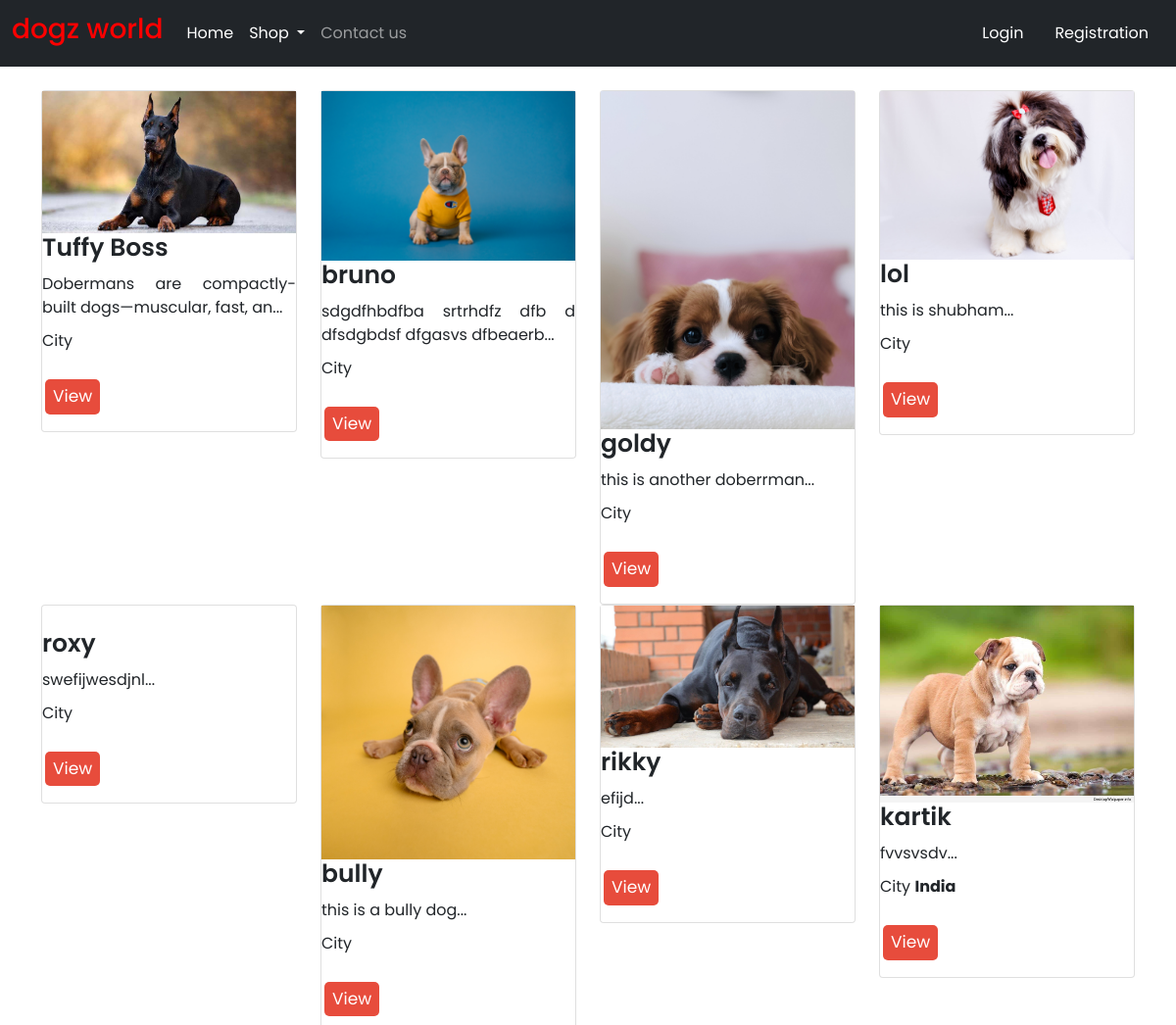
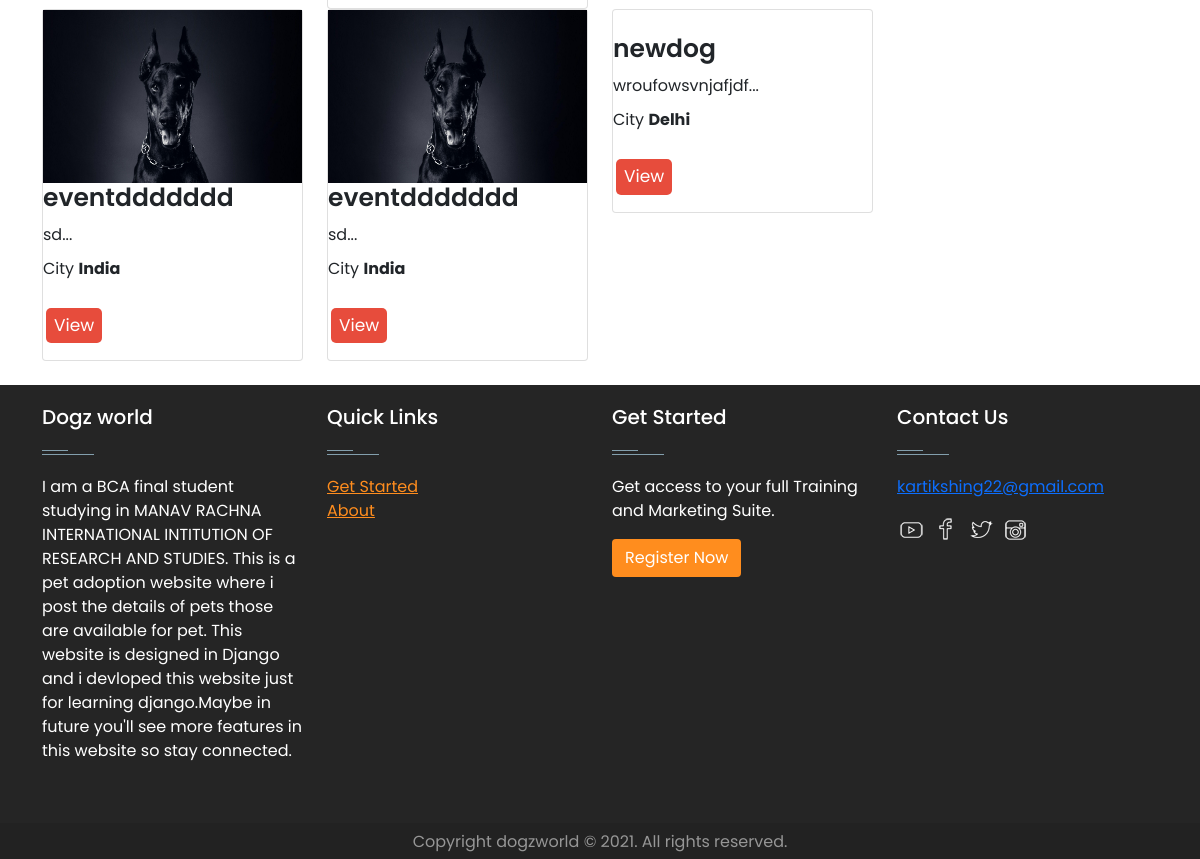
The page /allcategories/Doberman on the database its author committed (2 pictures, top to bottom).
### home/models.py (models this page shows, shortened)
class Dog(models.Model):
    product_id=models.AutoField
    name=models.CharField(max_length=50, default="")
    category= models.CharField(max_length=50, choices = breed)
    user_name= models.CharField(max_length=50, default="")
    age=models.IntegerField(default="")
    desc=models.CharField(max_length=300000, default="")
    pub_date=models.DateField(default=timezone.now)
    phone_number=models.IntegerField(max_length=13, default="+91")
    address=models.CharField(max_length=200, default="")
    city=models.CharField(max_length=50, choices = state)
    image=models.ImageField(upload_to="myimage", default="")

### home/views.py (the view)
# urls.py: path("allcategories/<slug:category>",views.allcategories,name="Allcategories"),
def allcategories(request, category):
    category = Dog.objects.filter(category=category)
    return render(request,"allcategories.html",{'category':category})

### templates/allcategories.html (shortened to what this page needs)
{% extends 'base.html' %}
{% block body %}
{% load static%}
<div class="container my-4">
<div class="row">
    {% for i in category %}
    <div class="col-sm-12 col-lg-3 col-md-4">
    <div class="card">
      <div class="img"><img src="/media/{{i.image}}" width="100%" alt=""></div>
      <div class="content">
        <h5 class="title" id="namepr{{i.id}}">{{i.name}}</h5>
        <p>{{i.desc|slice:"0:53"}}...</p>
        <p>City <b>{{i.city}}</b></p>
        <div class="btn">
          <a href="/product/{{i.id}}"><button  class="cart">View</button></a>
        </div>
      </div>
    </div>
    </div>
    {% endfor %}
</div>
</div>
{% endblock body %}

### templates/base.html (shortened to what this page needs)
{% load static%}
<!doctype html>
<html lang="en">
<head>
  <link rel="stylesheet" href="{% static 'style/owl.carousel.min.css' %}">
  <link rel="stylesheet" href="{% static 'style/all.min.css' %}">
  <Link rel="stylesheet" href=" {% static 'style/css.css' %}">
  <link rel="stylesheet" href=" {% static '/style/mystyle.css' %}">
  <link href="{% static 'style/bootstrap.min.css' %}" rel="stylesheet">
</head>
<body>
  <nav class="navbar navbar-expand-lg navbar-dark bg-dark">
    <div class="container-fluid">
      <a class="navbar-brand" href="/index" style="max-width: 20%; height:22%; ">
        <h3 style="color:red">dogz world</h3>
      </a>
      <div class="collapse navbar-collapse" id="navbarSupportedContent">
        <ul class="navbar-nav me-auto mb-2 mb-lg-0">
          <li class="nav-item">
            <a class="nav-link active" aria-current="page" href="/index">Home</a>
          </li>
          <li class="nav-item dropdown">
             <a class="nav-link dropdown-toggle text-white" href="#" id="electronicsDropdown" role="button" data-bs-toggle="dropdown" aria-expanded="false">
              Shop
             </a>
           </li>
          <li class="nav-item">
            <a class="nav-link" href="/contact">Contact us</a>
          </li>
        </ul>
        <div>
          <ul class="navbar-nav me-auto mb-2 mb-lg-0">
            {% if request.user.is_authenticated %}
           <li class="nav-item dropdown mx-2">
              <a class="nav-link dropdown-toggle text-white" href="#" id="profileDropdown" role="button" data-bs-toggle="dropdown" aria-expanded="false">
                {{request.user.username|capfirst}}
              </a>
              <ul class="dropdown-menu" aria-labelledby="profileDropdown">
                <li><a class="dropdown-item" href="{% url 'profile' %}">Profile</a></li>
                <li><a class="dropdown-item" href="{% url 'orders' %}">Orders</a></li>
                <li><a class="dropdown-item" href="{% url 'passwordchange' %}">Change Password</a></li>
                <li><a class="dropdown-item" href="{% url 'logout' %}">Logout</a></li>
              </ul>
            </li>
            <li class="nav-item mx-2">
             <a href="{% url 'showcart' %}" class="nav-link text-white"><span class="badge bg-danger">{{totalitem}}</span> Cart </a>
            </li>
            {% else %}
            <li class="nav-item mx-2">
             <a href="{% url 'login' %}" class="nav-link text-white">Login</a>
            </li>
            <li class="nav-item mx-2">
             <a href="{% url 'customerregistration' %}" class="nav-link text-white">Registration</a>
            </li>
            {% endif %}
          </ul>
         </div>
      </div>
    </div>
  </nav>
<link rel="stylesheet" href=" {% static 'style/css.css' %}">
  {% block body %}
  {% endblock body %}
  <footer id="footer" class="footer-1">
    <div class="main-footer widgets-dark typo-light">
      <div class="container">
        <div class="row">
          <div class="col-xs-12 col-sm-6 col-md-3">
            <div class="widget subscribe no-box">
              <h5 class="widget-title">Dogz world<span></span></h5>
              <p>I am a BCA final student studying in MANAV RACHNA INTERNATIONAL INTITUTION OF RESEARCH AND STUDIES.
                This is a pet adoption website where i post the details of pets those are available for pet. This
                website is designed in Django and i devloped this website just for learning django.Maybe in future
                you'll see more features in this website so stay connected. </p>
            </div>
          </div>
          <div class="col-xs-12 col-sm-6 col-md-3">
            <div class="widget no-box">
              <h5 class="widget-title">Quick Links<span></span></h5>
              <ul class="thumbnail-widget">
                <li>
                  <div class="thumb-content"><a href="/register">Get Started</a></div>
                </li>
                <li>
                  <div class="thumb-content"><a href="/about">About</a></div>
                </li>
              </ul>
            </div>
          </div>
          <div class="col-xs-12 col-sm-6 col-md-3">
            <div class="widget no-box">
              <h5 class="widget-title">Get Started<span></span></h5>
              <p>Get access to your full Training and Marketing Suite.</p>
              <a class="btn dw" href="/register" target="_blank">Register Now</a>
            </div>
          </div>
          <div class="col-xs-12 col-sm-6 col-md-3">
            <div class="widget no-box">
              <h5 class="widget-title">Contact Us<span></span></h5>
              <p><a href="mailto:kartikshing22@gmail.com" title="glorythemes">kartikshing22@gmail.com</a></p>
              <ul class="social-footer2">
                <li class=""><a title="youtube" target="_blank" href="https://www.youtube.com/"><img alt="youtube"
                      width="30" height="30"
></a>
                </li>
                <li class=""><a href="https://www.facebook.com/" target="_blank" title="Facebook"><img alt="Facebook"
                      width="30" height="30"
></a>
                </li>
                <li class=""><a href="https://twitter.com" target="_blank" title="Twitter"><img alt="Twitter" width="30"
                      height="30"
></a>
                </li>
                <li class=""><a title="instagram" target="_blank" href="https://www.instagram.com/"><img alt="instagram"
                      width="30" height="30"
></a>
                </li>
              </ul>
            </div>
          </div>
        </div>
      </div>
    </div>
    <div class="footer-copyright">
      <div class="container">
        <div class="row">
          <div class="col-md-12 text-center">
            <p>Copyright dogzworld © 2021. All rights reserved.</p>
          </div>
        </div>
      </div>
    </div>
    <Link rel="stylesheet" href=" {% static 'style/footer.css' %}">
  </footer>
</body>
</html>

### static/style/mystyle.css (style rules this page uses)
* { margin: 0; padding: 0; box-sizing: border-box; font-family: 'Poppins', sans-serif; }
.card .content .title { font-size: 25px; font-weight: 600; }
.card .content p { text-align: justify; margin: 10px 0; }
.card .content .btn { text-align: left; margin: 10px -10px; }
.card .content .btn button { background: #e74c3c; color: #fff; border: none; outline: none; font-size: 17px; padding: 5px 8px; border-radius: 5px; cursor: pointer; transition: 0.2s; }

### static/style/footer.css (style rules this page uses)
footer .main-footer { padding: 20px 0; background: #252525; }
footer ul { padding-left: 0; list-style: none; }
.footer-copyright { background: #222; padding: 5px 0; }
.footer-copyright p { color: #969696; margin: 2px 0 0; }
.widget { padding: 20px; margin-bottom: 40px; }
.widget.no-box { padding: 0; background-color: transparent; margin-bottom: 40px; box-shadow: none; -webkit-box-shadow: none; -moz-box-shadow: none; -ms-box-shadow: none; -o-box-shadow: none; }
.widget.subscribe p { margin-bottom: 18px; }
.widget li a { color: #ff8d1e; }
.widget-title { margin-bottom: 20px; }
.widget-title span { background: #839FAD none repeat scroll 0 0; display: block; height: 1px; margin-top: 25px; position: relative; width: 20%; }
.widget-title span::after { background: inherit; content: ""; height: inherit; position: absolute; top: -4px; width: 50%; }
.typo-light h1, .typo-light h2, .typo-light h3, .typo-light h4, .typo-light h5, .typo-light h6, .typo-light p, .typo-light div, .typo-light span, .typo-light small { color: #fff; }
ul.social-footer2 { margin: 0; padding: 0; width: auto; }
ul.social-footer2 li { display: inline-block; padding: 0; }
ul.social-footer2 li a { display: block; height: 30px; width: 30px; text-align: center; }
.btn.dw { background-color: #ff8d1e; color: #fff; }

### rows shown on the page
Dog: image (picture), name "Tuffy Boss", desc "Dobermans are compactly-built dogs—muscular, fast, an"
Dog: image (picture), name "bruno", desc "sdgdfhbdfba srtrhdfz dfb d dfsdgbdsf dfgasvs dfbeaerb"
Dog: image (picture), name "goldy", desc "this is another doberrman"
Dog: image (picture), name "lol", desc "this is shubham"
Dog: name "roxy", desc "swefijwesdjnl"
Dog: image (picture), name "bully", desc "this is a bully dog"
Dog: image (picture), name "rikky", desc "efijd"
Dog: image (picture), name "kartik", desc "fvvsvsdv", city "India"
Dog: image (picture), name "eventddddddd", desc "sd", city "India"
Dog: image (picture), name "eventddddddd", desc "sd", city "India"
Dog: name "newdog", desc "wroufowsvnjafjdf", city "Delhi"
